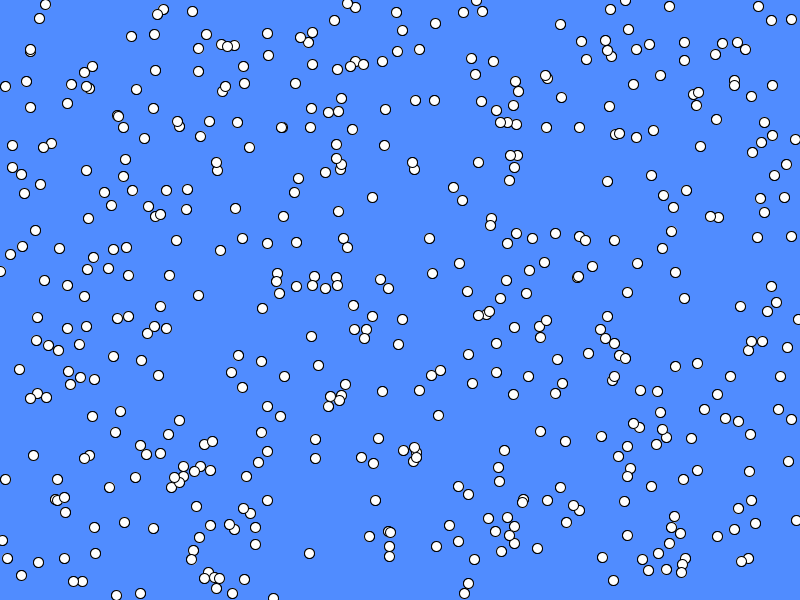
Frame 1 (no input)
Frame 60 (the mouse pressed at the canvas centre just before this capture): identical to frame 1, image omitted
Frame 120 (the mouse held since frame 60 and released just before this capture): identical to frame 1, image omitted

The Processing sketch that drew this single still picture (run headless with seeded random() and noise(); from frame 60 on, the mouse is pressed at the canvas centre):

// Processing sketch: SnowFall
// ── SnowFall.pde
int ySpeed = 3;
Snowflake[] snowflakes;



void setup()

{

  size(800, 600);

   


  snowflakes = new Snowflake[500];

  

  for(int i = 0; i < snowflakes.length; i++)

  {

    snowflakes[i] = new Snowflake();

  }

  

}



void draw()

{

  background(80, 140, 255);

  


  for(int i = 0; i < snowflakes.length; i++)

  {

     snowflakes[i].render();

  }

  for(int i = 0; i < snowflakes.length; i++)

  {

     //snowflakes[i].update();

     snowflakes[i].render();

  }

}



void update()
{
   
}

// ── Snowflake.pde
class Snowflake      // This means we're defining a class - like we did with Robots!

{

   float x;      // This is the data belonging to the class

   float y;      // Every snowflake has its own x and y position

   

   Snowflake()      // This is the constructor.  It's called when the object is made.

   {        // Think of it like the setup() for each object.

     x = random(width);

     y = random(height);

   }

   

   void render()    // This method is called render().  That's just a programming word

   {        // that refers to drawing stuff on the screen.

     fill(255);
     ellipse(x, y, 10, 10);  // Later on we'll add another method to handle movement.

   } 

}
